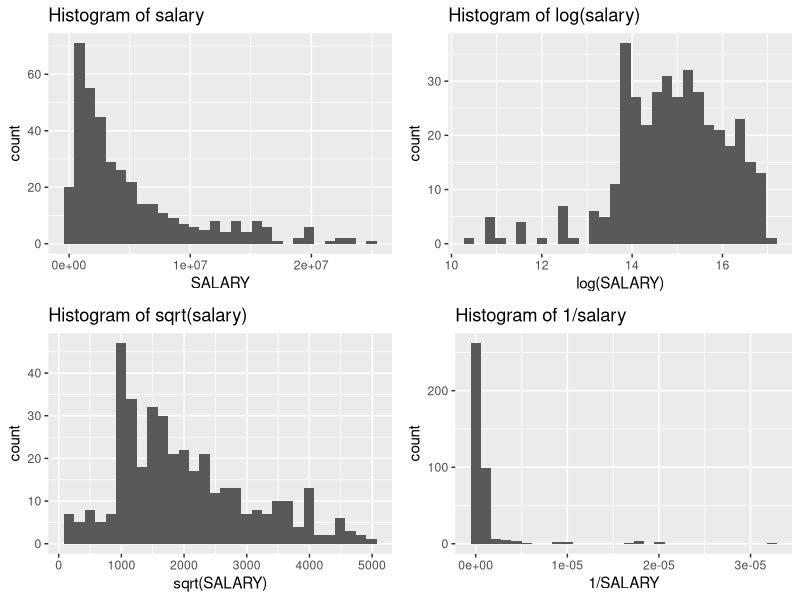
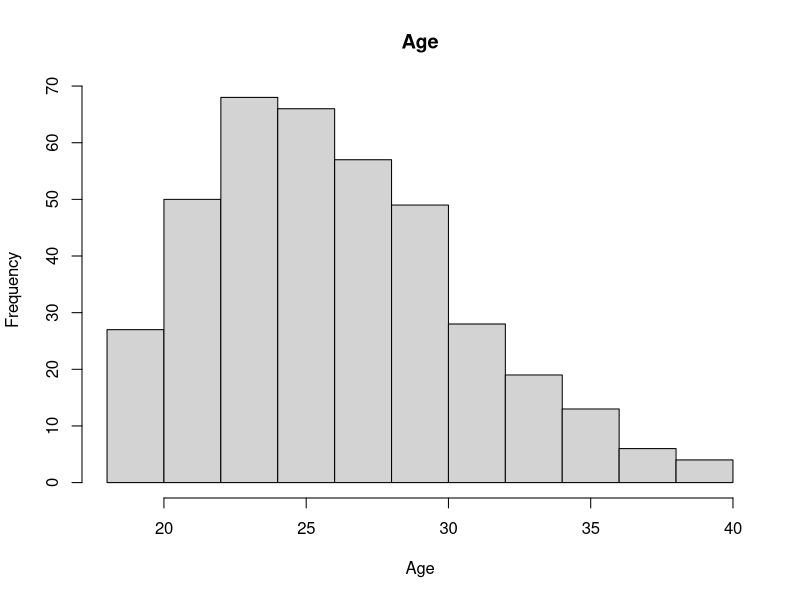
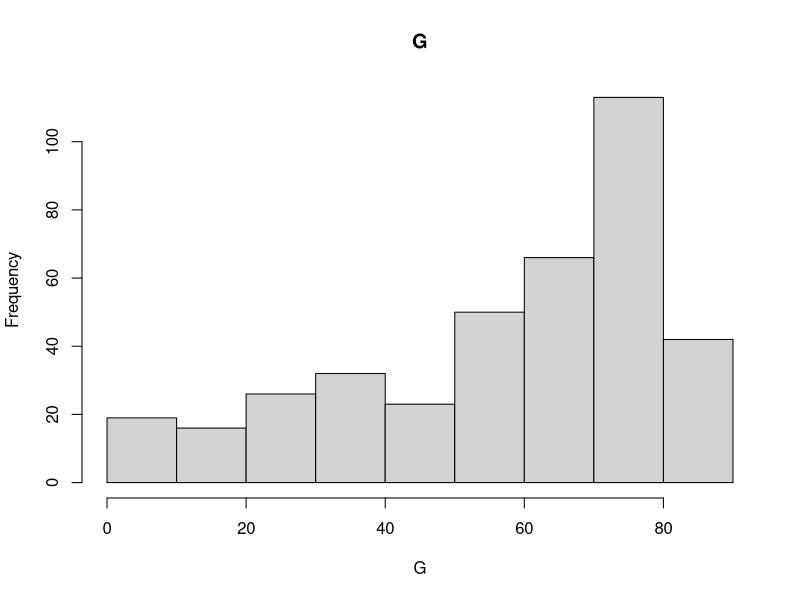
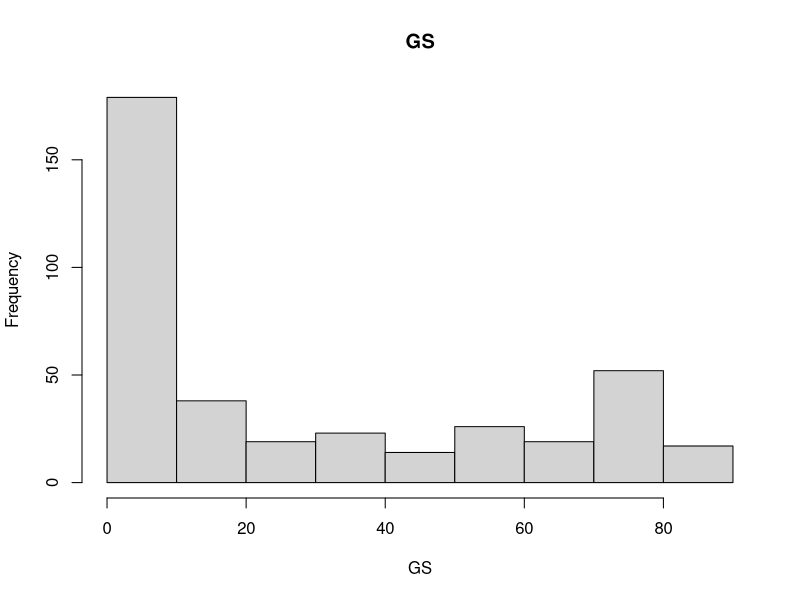
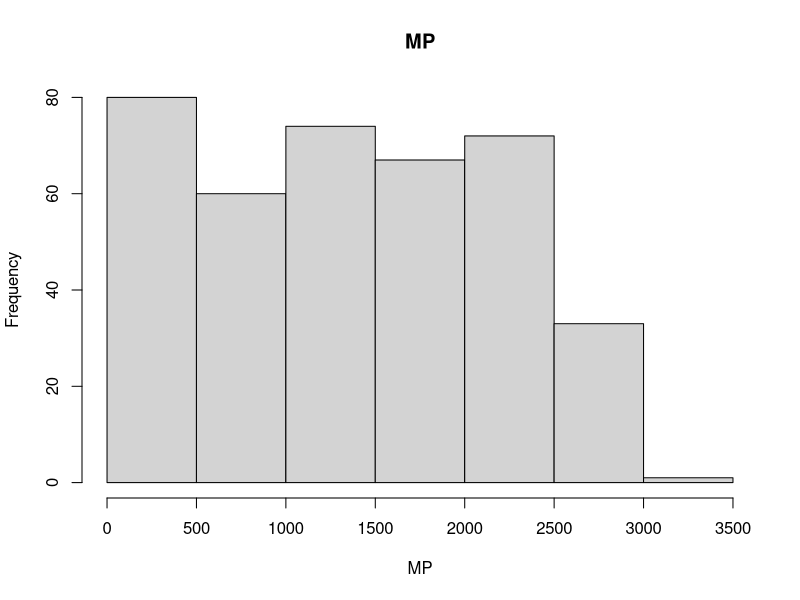
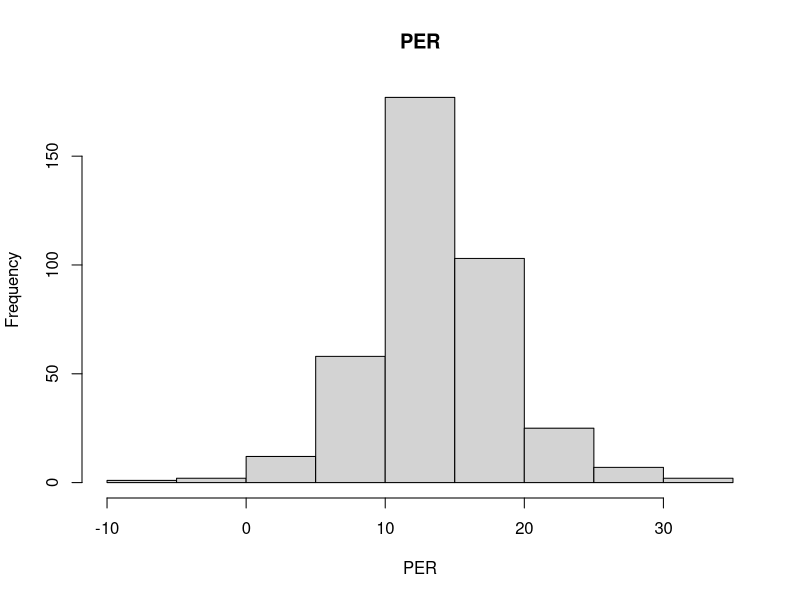
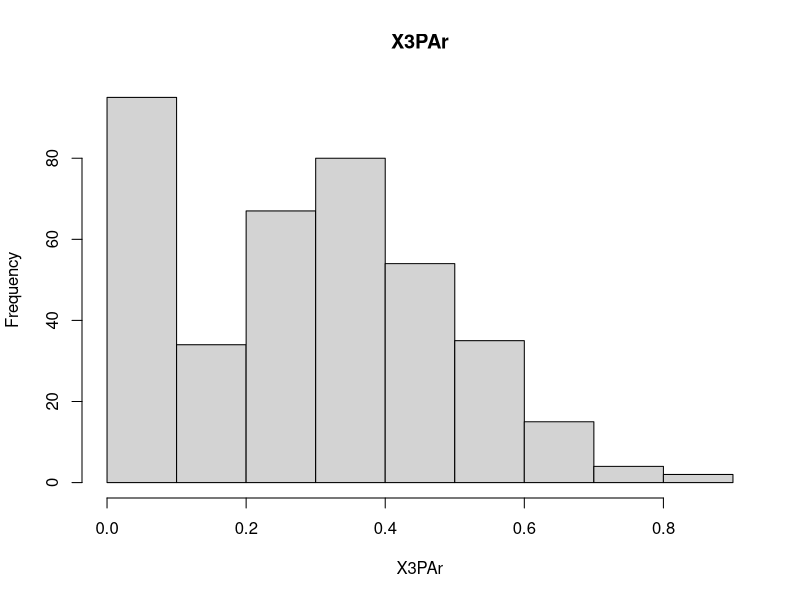
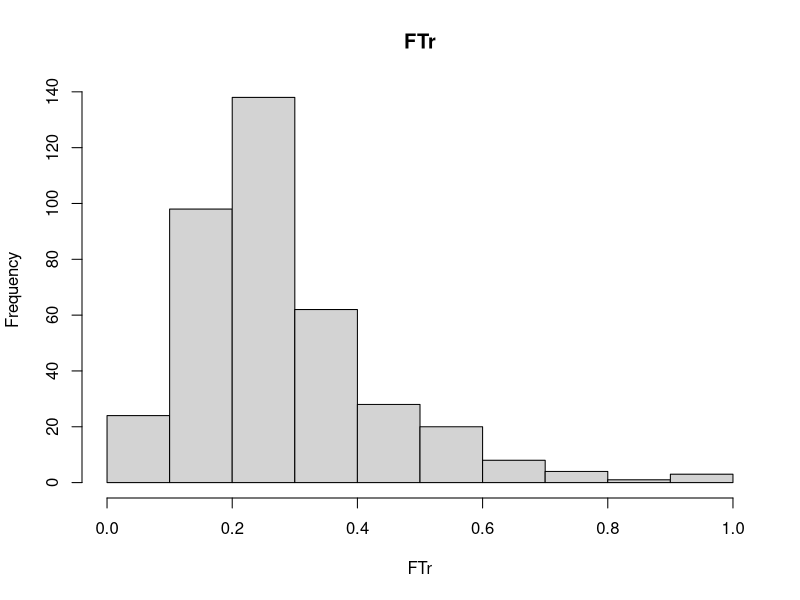

Generate these figures, in order, with R:
## ---- chunk 1
knitr::opts_chunk$set(echo = TRUE)
knitr::opts_chunk$set(tidy.opts=list(width.cutoff=70),tidy=TRUE)
library(tidyverse)
library(GGally)
library(ggplot2)
library(gridExtra)

## ---- chunk 2
player_data <- read.csv("data/PlayerData.csv", row.names = 1)

y_hist = player_data %>% ggplot(aes(x = SALARY)) + geom_histogram() + ggtitle("Histogram of salary")
logy_hist = player_data %>% ggplot(aes(x = log(SALARY))) + geom_histogram() + ggtitle("Histogram of log(salary)")
sqrty_hist = player_data %>% ggplot(aes(x = sqrt(SALARY))) + geom_histogram() + ggtitle("Histogram of sqrt(salary)")
invy_hist = player_data %>% ggplot(aes(x = 1/SALARY)) + geom_histogram() + ggtitle("Histogram of 1/salary")
grid.arrange(y_hist, logy_hist, sqrty_hist, invy_hist, nrow = 2, ncol=2)

## ---- chunk 3
numeric_cols = c("Age", "G", "GS", "MP", "PER", "X3PAr", "FTr", "ORB.", "DRB.", "TRB.", "AST.", "STL.", "BLK.", "TOV.", "USG.", "ORtg", "DRtg", "OWS", "DWS", "WS", "WS.48", "OBPM", "DBPM", "BPM", "VORP", "PTS", "TS.")
categorical_cols = c("Tm", "Pos", "International")
for (column in numeric_cols){
  #c = sym(column)
  #h = player_data %>% ggplot(aes(x = c)) + geom_histogram() + ggtitle(paste("Histogram of", column))
  hist(player_data[,column], xlab=column, main=column)
}
## ---- chunk 4
for (column in numeric_cols){
  plot(player_data[,column], log(player_data$SALARY), xlab=column, ylab="log salary", main=column)
}
for (column in numeric_cols){
  plot(player_data[,column], player_data$SALARY, xlab=column, ylab="raw salary", main=column)
}
## ---- chunk 5
for (column in categorical_cols){
  boxplot(log(player_data$SALARY) ~ player_data[,column], xlab=column, ylab="log salary", main=column)
}
